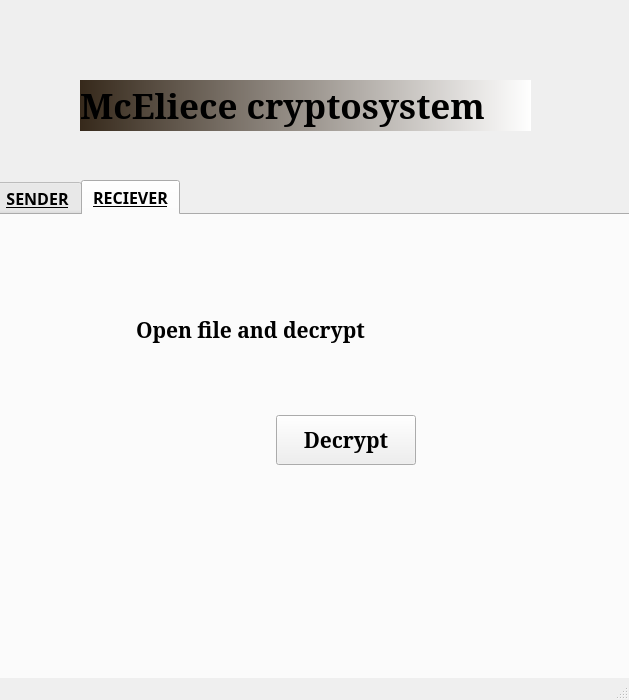
<?xml version="1.0" encoding="UTF-8"?>
<ui version="4.0">
 <class>MainWindow</class>
 <widget class="QMainWindow" name="MainWindow">
  <property name="geometry">
   <rect>
    <x>0</x>
    <y>0</y>
    <width>629</width>
    <height>700</height>
   </rect>
  </property>
  <property name="windowTitle">
   <string>McEliece cryptosystem</string>
  </property>
  <widget class="QWidget" name="centralwidget">
   <widget class="QLabel" name="label">
    <property name="geometry">
     <rect>
      <x>-10</x>
      <y>-260</y>
      <width>641</width>
      <height>471</height>
     </rect>
    </property>
    <property name="text">
     <string/>
    </property>
    <property name="pixmap">
     <pixmap>../../Downloads/apGl6nEkjY0.jpg</pixmap>
    </property>
   </widget>
   <widget class="QTabWidget" name="tabWidget">
    <property name="geometry">
     <rect>
      <x>-6</x>
      <y>180</y>
      <width>661</width>
      <height>511</height>
     </rect>
    </property>
    <property name="font">
     <font>
      <family>Euclid Math Two</family>
      <pointsize>12</pointsize>
      <weight>75</weight>
      <bold>true</bold>
      <underline>true</underline>
     </font>
    </property>
    <property name="focusPolicy">
     <enum>Qt::TabFocus</enum>
    </property>
    <property name="currentIndex">
     <number>1</number>
    </property>
    <property name="documentMode">
     <bool>false</bool>
    </property>
    <property name="tabsClosable">
     <bool>false</bool>
    </property>
    <property name="movable">
     <bool>false</bool>
    </property>
    <property name="tabBarAutoHide">
     <bool>false</bool>
    </property>
    <widget class="QWidget" name="tab_1">
     <attribute name="title">
      <string>SENDER</string>
     </attribute>
     <widget class="QLabel" name="label_3">
      <property name="geometry">
       <rect>
        <x>0</x>
        <y>0</y>
        <width>631</width>
        <height>441</height>
       </rect>
      </property>
      <property name="text">
       <string/>
      </property>
      <property name="pixmap">
       <pixmap>../../Downloads/QtzVivBOvYs.png</pixmap>
      </property>
     </widget>
     <widget class="QLabel" name="label_5">
      <property name="geometry">
       <rect>
        <x>140</x>
        <y>100</y>
        <width>291</width>
        <height>30</height>
       </rect>
      </property>
      <property name="font">
       <font>
        <family>MS Serif</family>
        <pointsize>16</pointsize>
        <weight>75</weight>
        <bold>true</bold>
        <underline>false</underline>
       </font>
      </property>
      <property name="text">
       <string>Open file and encrypt</string>
      </property>
     </widget>
     <widget class="QPushButton" name="pushButton">
      <property name="geometry">
       <rect>
        <x>280</x>
        <y>200</y>
        <width>140</width>
        <height>50</height>
       </rect>
      </property>
      <property name="font">
       <font>
        <family>MS Serif</family>
        <pointsize>16</pointsize>
        <underline>false</underline>
       </font>
      </property>
      <property name="text">
       <string>Encrypt</string>
      </property>
     </widget>
    </widget>
    <widget class="QWidget" name="tab_2">
     <attribute name="title">
      <string>RECIEVER</string>
     </attribute>
     <widget class="QLabel" name="label_2">
      <property name="geometry">
       <rect>
        <x>0</x>
        <y>0</y>
        <width>631</width>
        <height>441</height>
       </rect>
      </property>
      <property name="text">
       <string/>
      </property>
      <property name="pixmap">
       <pixmap>../../Downloads/QtzVivBOvYs.png</pixmap>
      </property>
     </widget>
     <widget class="QLabel" name="label_6">
      <property name="geometry">
       <rect>
        <x>140</x>
        <y>100</y>
        <width>291</width>
        <height>30</height>
       </rect>
      </property>
      <property name="font">
       <font>
        <family>MS Serif</family>
        <pointsize>16</pointsize>
        <underline>false</underline>
       </font>
      </property>
      <property name="text">
       <string>Open file and decrypt</string>
      </property>
     </widget>
     <widget class="QPushButton" name="pushButton_2">
      <property name="geometry">
       <rect>
        <x>280</x>
        <y>200</y>
        <width>140</width>
        <height>50</height>
       </rect>
      </property>
      <property name="font">
       <font>
        <family>MS Serif</family>
        <pointsize>16</pointsize>
        <underline>false</underline>
       </font>
      </property>
      <property name="text">
       <string>Decrypt</string>
      </property>
     </widget>
    </widget>
   </widget>
   <widget class="QLabel" name="label_4">
    <property name="geometry">
     <rect>
      <x>80</x>
      <y>80</y>
      <width>451</width>
      <height>51</height>
     </rect>
    </property>
    <property name="font">
     <font>
      <family>MS Serif</family>
      <pointsize>26</pointsize>
      <weight>75</weight>
      <bold>true</bold>
     </font>
    </property>
    <property name="styleSheet">
     <string notr="true">background-color: qlineargradient(spread:pad, x1:0, y1:0, x2:1, y2:0, stop:0 rgba(54, 41, 27, 255), stop:1 rgba(255, 255, 255, 255));</string>
    </property>
    <property name="text">
     <string>McEliece cryptosystem</string>
    </property>
   </widget>
  </widget>
  <widget class="QStatusBar" name="statusbar"/>
 </widget>
 <resources/>
 <connections/>
</ui>
